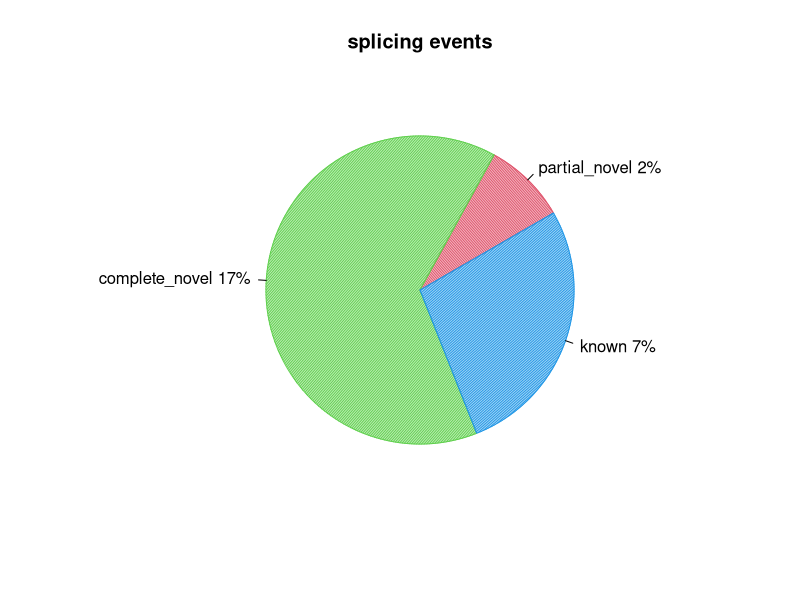
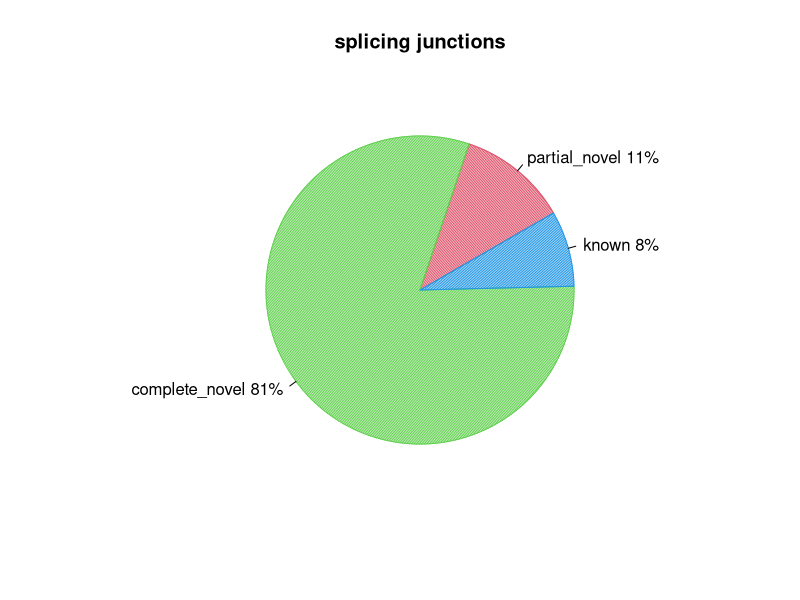

These charts were generated, in order, by the following R code:
pdf("MCIC_FC_2024_111.splice_events.pdf")
events=c(2.276181912100619,16.780640147099245,7.1685409498895805)
pie(events,col=c(2,3,4),init.angle=30,angle=c(60,120,150),density=c(70,70,70),main="splicing events",labels=c("partial_novel 2%","complete_novel 17%","known 7%"))
dev.off()
pdf("MCIC_FC_2024_111.splice_junction.pdf")
junction=c(11.49575086204556,80.56256957454319,7.941679563411257)
pie(junction,col=c(2,3,4),init.angle=30,angle=c(60,120,150),density=c(70,70,70),main="splicing junctions",labels=c("partial_novel 11%","complete_novel 81%","known 8%"))
dev.off()
